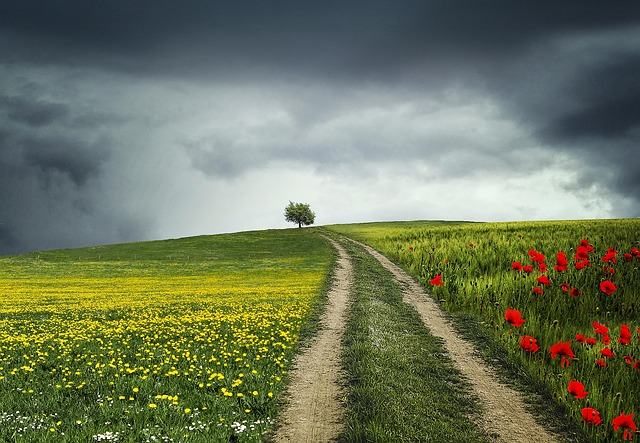
#> input picture input.jpg, 640 x 443 px
$ python main.py
#> lines starting #> are read from the running program, lines starting #| are printed output that depends on the picture
import cv2
import sys

# imread : 画像ファイルを読み込んで、多次元配列(numpy.ndarray)にする。
# imreadについて : https://kuroro.blog/python/wqh9VIEmRXS4ZAA7C4wd/
# 第一引数 : 画像のファイルパス
# 戻り値 : 行 x 列 x 色の三次元配列(numpy.ndarray)が返される。
img = cv2.imread('./input.jpg')
#> img is the input picture: shape (443, 640, 3); mean B, G, R 91, 118.6, 110

# 画像ファイルが正常に読み込めなかった場合、プログラムを終了する。
if img is None:
    sys.exit("Could not read the image.")

# shape : 画像の形状を返す。
# (列数, 行数, チャンネル数)
# チャンネルとは? : http://www.cg-ya.net/2dcg/aboutimage/basic-knowledge-degitalimage/
# (例) : (382, 640, 3)
height, width, channel = img.shape
#> height = 443; width = 640; channel = 3

# resize : 画像の大きさを変更する関数
# 第一引数 : 多次元配列(画像情報)
# 第二引数 : 画像の大きさを指定する。(画像の幅, 画像の高さ)で設定する。
# <第一引数の例>
# [
# [
# [234 237 228]
# ...
# [202 209 194]
# ]
# [
# [10 27 16]
# ...
# [36 67 46]
# ]
# [
# [34 51 40]
# ...
# [50 81 60]
# ]
# ]
# 戻り値 : 多次元配列(画像情報)
# もしくは、img = cv2.resize(img, None, fx=0.5, fy=0.5)
img = cv2.resize(img, (int(width * 0.5), int(height * 0.5)))
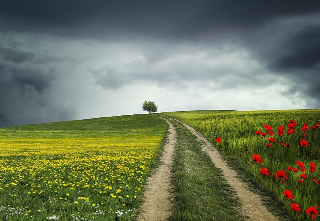
#> img: shape (221, 320, 3); mean B, G, R 90.9, 118.5, 109.9

# imwrite : 画像の保存を行う関数
# 第一引数 : 保存先の画像ファイル名
# 第二引数 : 多次元配列(numpy.ndarray)
# <第二引数の例>
# [
# [
# [234 237 228]
# ...
# [202 209 194]
# ]
# [
# [10 27 16]
# ...
# [36 67 46]
# ]
# [
# [34 51 40]
# ...
# [50 81 60]
# ]
# ]
# imwriteについて : https://kuroro.blog/python/i0tNE1Mp8aEz8Z7n6Ggg/
cv2.imwrite('output.jpg', img)
